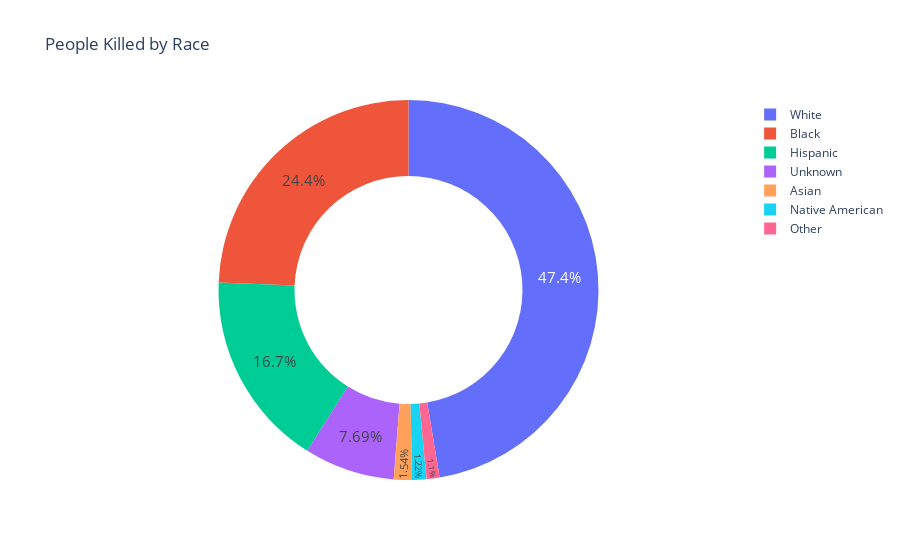

The code cell stored with this chart in its notebook:
### Code cell
fig = px.pie(labels=df1.race,
values=df1.counts,
title="People Killed by Race",
names=df1.race,
hole = 0.6
)
fig.update_traces(textposition='inside', textfont_size=15, textinfo='percent')

fig.show()

### Figure 1 — Plotly figure (JSON) as saved in the notebook; plotly's stock layout.template omitted (floating-point values rounded to 4 significant figures)
{"data": [{"domain": {"x": [0, 1], "y": [0, 1]}, "hole": 0.6, "hovertemplate": "label=%{label}<br>value=%{value}<extra></extra>", "labels": ["White", "Black", "Hispanic", "Unknown", "Asian", "Native American", "Other"], "legendgroup": "", "name": "", "showlegend": true, "textfont": {"size": 15}, "textinfo": "percent", "textposition": "inside", "type": "pie", "values": [1201, 618, 423, 195, 39, 31, 28]}], "layout": {"legend": {"tracegroupgap": 0}, "title": {"text": "People Killed by Race"}}}
